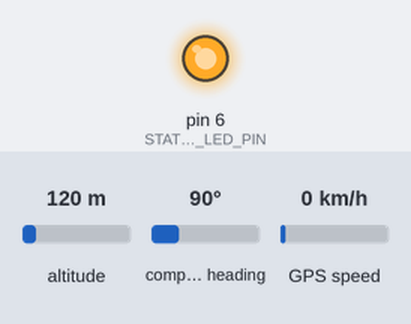
The sketch below on a simulated Arduino Uno, built with avr-gcc and run on an emulated ATmega328P. On the bench: output pins drawn as LEDs (lit = HIGH). The inputs (shaded band) are chosen by the test bench; at power-on: altitude 120 m, compass heading 90°, GPS speed 0 km/h. The local clock reads 2024-03-15 10:24:30 at power-on unless the sketch sets it; storage starts empty; the GPS gets a fix after 3 s at 37.7749, -122.4194 with 8 satellites; what the sketch prints to the serial monitor is not drawn.

Above: at 0.45 s.
At 2.55 s:
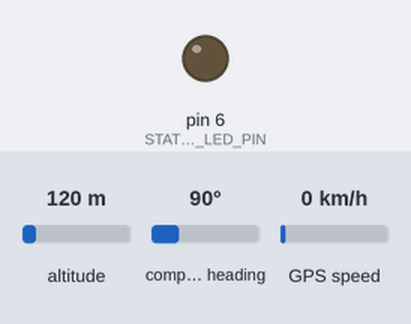
Timing chart, 0 to 4.6 s (numbered marks = the images above):
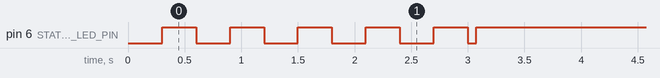

The sketch:

gps_tracker.ino
```cpp
/*
  GPS Data Logging Tracker
  ----------------------------
  Parses NMEA data from a GPS module and logs a timestamped CSV track to SD,
  using an RTC as a backup clock before a GPS fix is acquired. Board: Arduino Uno.
*/

#include <SoftwareSerial.h>
#include <TinyGPSPlus.h>
#include <SPI.h>
#include <SD.h>
#include <Wire.h>
#include <RTClib.h>

const uint8_t GPS_RX_PIN = 4; // Arduino RX <- GPS TX
const uint8_t GPS_TX_PIN = 3; // Arduino TX -> GPS RX
const uint8_t SD_CS_PIN = 10;
const uint8_t STATUS_LED_PIN = 6;

SoftwareSerial gpsSerial(GPS_RX_PIN, GPS_TX_PIN);
TinyGPSPlus gps;
RTC_DS3231 rtc;

const char *LOG_FILENAME = "TRACK.CSV";
bool sdReady = false;
bool rtcSyncedFromGps = false;
unsigned long lastLogTime = 0;

void setup() {
  Serial.begin(9600);
  gpsSerial.begin(9600); // NEO-6M default baud
  pinMode(STATUS_LED_PIN, OUTPUT);

  if (!rtc.begin()) {
    Serial.println("RTC not found - check wiring");
  }

  sdReady = SD.begin(SD_CS_PIN);
  if (!sdReady) {
    Serial.println("SD card not found - check wiring/formatting");
  } else {
    ensureLogHeader();
  }

  Serial.println("GPS tracker starting - waiting for satellite fix...");
}

void loop() {
  // Feed every available byte from the GPS module into the parser;
  // TinyGPSPlus assembles complete NMEA sentences internally.
  while (gpsSerial.available()) {
    gps.encode(gpsSerial.read());
  }

  bool hasFix = gps.location.isValid() && gps.location.age() < 2000;
  digitalWrite(STATUS_LED_PIN, hasFix ? HIGH : (millis() / 300) % 2); // blink while searching

  if (hasFix && !rtcSyncedFromGps && gps.date.isValid() && gps.time.isValid()) {
    syncRtcFromGps();
  }

  if (sdReady && millis() - lastLogTime >= 1000) {
    logRow(hasFix);
    lastLogTime = millis();
  }
}

void syncRtcFromGps() {
  rtc.adjust(DateTime(gps.date.year(), gps.date.month(), gps.date.day(),
                       gps.time.hour(), gps.time.minute(), gps.time.second()));
  rtcSyncedFromGps = true;
  Serial.println("RTC synced from GPS time.");
}

void ensureLogHeader() {
  if (!SD.exists(LOG_FILENAME)) {
    File f = SD.open(LOG_FILENAME, FILE_WRITE);
    if (f) {
      f.println("timestamp,lat,lng,speed_kmph,altitude_m");
      f.close();
    }
  }
}

void logRow(bool hasFix) {
  File f = SD.open(LOG_FILENAME, FILE_WRITE);
  if (!f) return;

  DateTime now = rtc.now(); // always available, even before a GPS fix
  char timestamp[20];
  snprintf(timestamp, sizeof(timestamp), "%04d-%02d-%02d %02d:%02d:%02d",
           now.year(), now.month(), now.day(), now.hour(), now.minute(), now.second());

  f.print(timestamp);
  f.print(",");

  if (hasFix) {
    f.print(gps.location.lat(), 6); f.print(",");
    f.print(gps.location.lng(), 6); f.print(",");
    f.print(gps.speed.kmph(), 1); f.print(",");
    f.println(gps.altitude.meters(), 1);
  } else {
    f.println("NO_FIX,NO_FIX,0,0");
  }

  f.close();
}
```

Measured:
- by itself, pin 6 (STATUS_LED_PIN): goes 4 × (HIGH 0.30 s, LOW 0.30 s), HIGH 0.30 s, LOW 0.07 s, then HIGH
